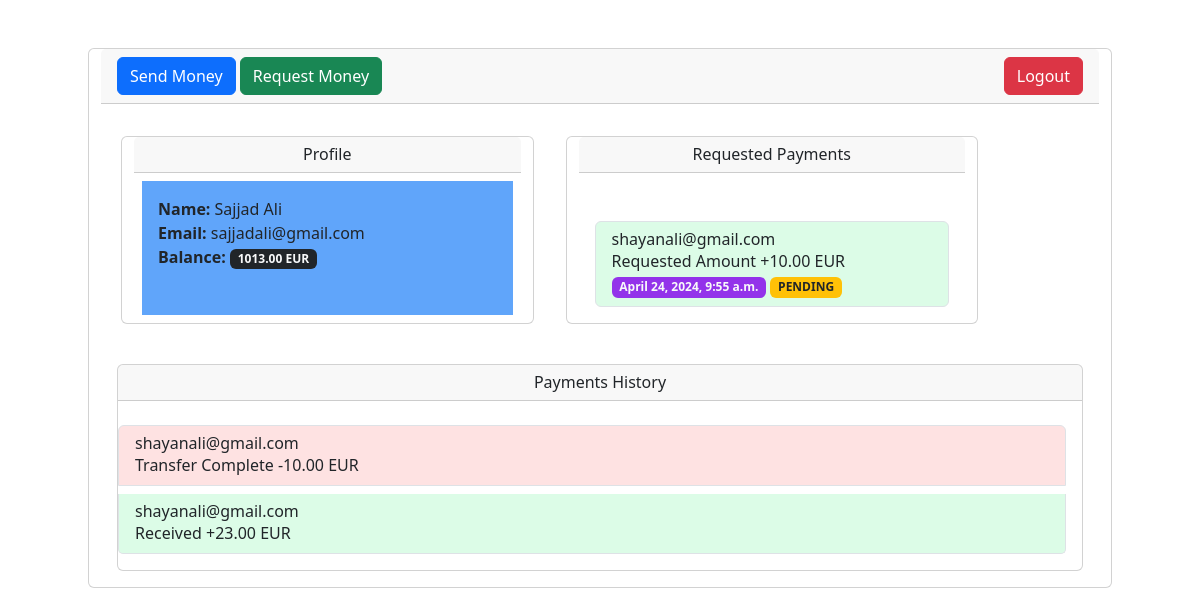
The app's page / (signed in), older data.
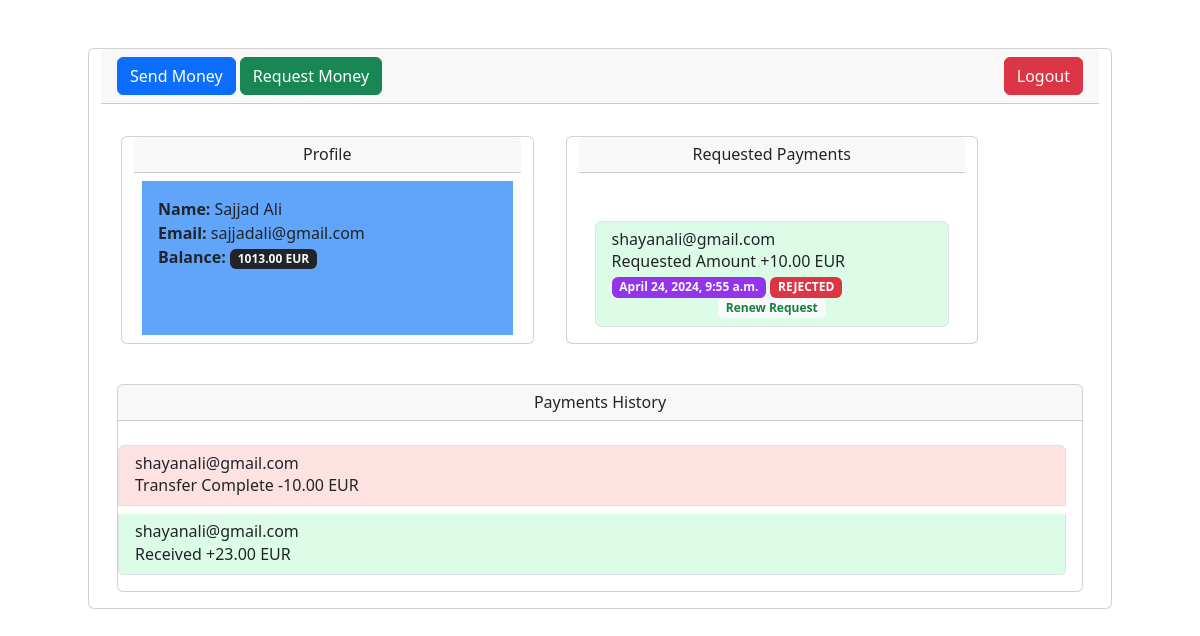
The same page, newer data.
### payapp/models.py (models this page shows)
class PaymentRequest(models.Model):
    req_sender = models.ForeignKey(AccountHolder, related_name="+" ,on_delete=models.PROTECT)
    req_recipient = models.ForeignKey(AccountHolder, related_name="+", on_delete=models.PROTECT)
    amount = models.DecimalField(max_digits=6, decimal_places=2)
    currency = models.CharField(max_length=3, choices=CURRENCY, default=EURO)
    timestamp = models.DateTimeField(auto_now_add=True)
    updated_at = models.DateTimeField(auto_now=True)
    is_completed = models.BooleanField(default=False)
    status = models.CharField(max_length=10, choices=REQUEST_STATUS, default=PENDING)

### register/models.py (models this page shows, shortened)
class AccountHolder(models.Model):
    EURO = 'EUR'
    USD = 'USD'
    GBP = 'GBP'
    CURRENCY = [
        (EURO, "Euro"),
        (USD, "US Dollars"),
        (GBP, "British Pounds")
    ]
    email = models.EmailField(unique=True)
    password = models.CharField(max_length=255)
    username = models.CharField(max_length=255)
    first_name = models.CharField(max_length=255)
    last_name = models.CharField(max_length=255)
    currency = models.CharField(
        max_length=4, choices=CURRENCY, default=EURO)
    balance = models.DecimalField(max_digits=6, decimal_places=2, default=1000)

### register/views.py (the view)
# urls.py: path('', views.index, name='home'),
def index(request: HttpRequest) -> HttpResponse:
    if request.user.is_authenticated:
        email = request.user.email
        user = AccountHolder.objects.filter(email=email).first()
        payments = list(Transaction.objects.filter(Q(sender=user) | Q(recipient=user)).order_by('-timestamp').all())
        payment_requests = list(
            PaymentRequest.objects.filter(
                Q(req_sender=user) | Q(req_recipient=user)
            ).order_by('-updated_at').all()
        )
        return render(request, "pages/index.html",
                      {'user': user,
                       'payments': payments,
                       'payment_requests': payment_requests
                    })
    return redirect('login')

### register/templates/pages/index.html (shortened to what the changed rows need)
{% extends 'base.html' %}
{% block page_content %}
<div class="row">
        {% if user %}
        <div class="card mt-5">
            <div class="card-body">
                <div class="row">
                    <div class="card col-md-5 col-sm-12 m-3">
                        <div class="card-body mt-4">
                            <ul class="list-group">
                                {% for payment_request in payment_requests %}
                                {% if payment_request.req_sender.email == user.email %}
                                <li class="list-group-item mt-2 bg-green-100">
                                    <h3>{{ payment_request.req_recipient.email }}</h3>
                                    <p>Requested Amount +{{ payment_request.amount }} {{ payment_request.currency }}</p>
                                    <span class="badge bg-purple-600 text-light">{{ payment_request.updated_at }}</span>
                                    {% block status1 %}
                                        {% include "status.html" with status=payment_request.status %}
                                    {% endblock %}
                                    {% if payment_request.status == "REJECTED" %}
                                    <div class="d-flex justify-around">
                                        <a class="badge text-green-700 bg-light" href="{% url 'renew' %}?pk={{ payment_request.pk  | urlencode }}">Renew Request</a>
                                    </div>
                                    {% endif %}
                                </li>
                                {% endif %}
                            {% endfor %}
                            </ul>
                        </div>
                    </div>
                </div>
            </div>
        </div>
        {% else %}
        <div class="jumbotron mt-5">
            <h1>Welcome!</h1>
            <p class="lead">Please <a href="{% url 'login' %}" class="btn btn-primary btn-lg">Login</a> or <a href="{% url 'signup' %}" class="btn btn-success btn-lg">Signup</a> to continue.</p>
        </div>
        {% endif %}
</div>
{% endblock page_content %}

### register/templates/status.html
{% if status == 'REJECTED' %}
    <span class="badge bg-danger">REJECTED</span>
{% elif status == 'ACCEPTED' %}
    <span class="badge bg-success">ACCEPTED</span>
{% elif status == 'PENDING' %}
    <span class="badge bg-warning text-dark">PENDING</span>
{% endif %}

Row changes from the older to the newer data that the page shows:
changed PaymentRequest "EUR": status "PENDING" → "REJECTED Renew Request"
